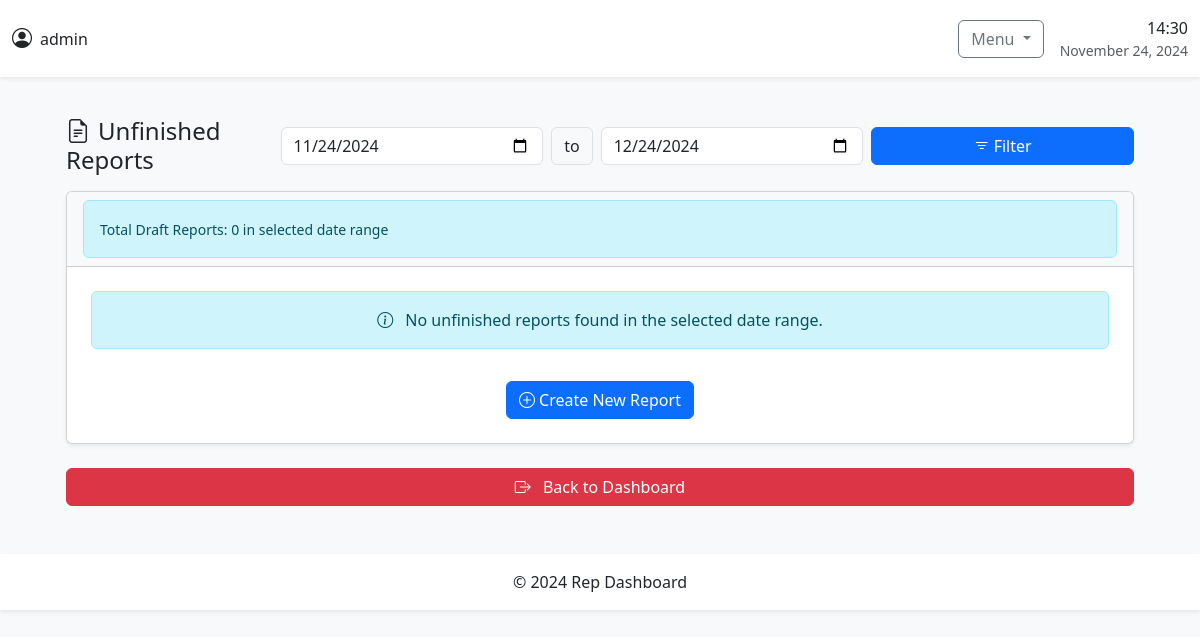
Before: /track-n-trace/reports/unfinished/ (signed in) with the older database file.
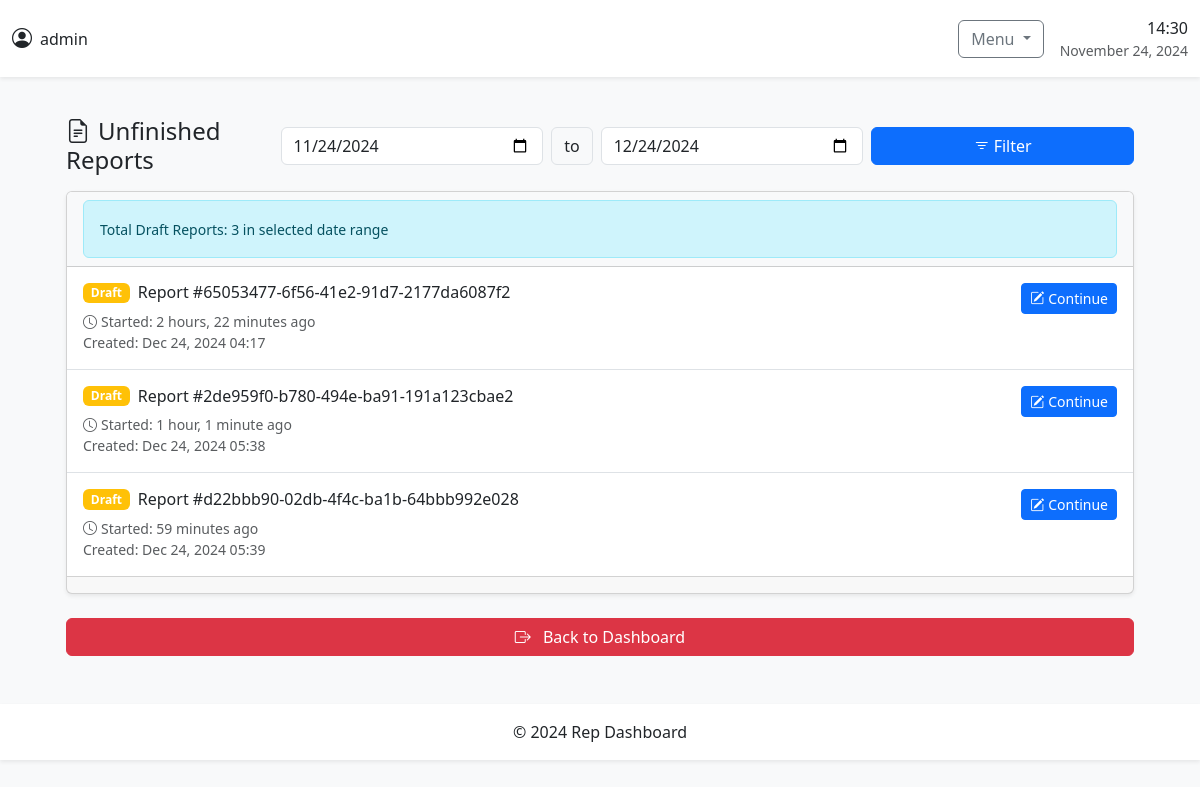
After: the same page with the newer database file.
### reptrack_trace/models.py (models this page shows, shortened)
class Report(models.Model):
    STATUS_CHOICES = [
        ('draft', 'Draft'),
        ('submitted', 'Submitted')
    ]
    id = models.UUIDField(primary_key=True, default=uuid.uuid4, editable=False)
    representative = models.ForeignKey(User, on_delete=models.CASCADE)
    shop = models.ForeignKey(Shop, on_delete=models.CASCADE)
    product = models.ForeignKey(Product, on_delete=models.CASCADE)
    shop_current_quantity = models.IntegerField()
    needs_topup = models.BooleanField()
    desired_quantity = models.IntegerField(null=True, blank=True)
    topup_quantity = models.IntegerField(null=True, blank=True)
    shop_photo = models.ImageField(upload_to='shop_photos/')
    shop_comments = models.TextField(blank=True)
    shop_store_manager_confirmed = models.BooleanField(default=False)
    shop_store_current_quantity = models.IntegerField(null=True, blank=True)
    shop_store_has_sufficient_stock = models.BooleanField(null=True)
    quantity_taken_from_shop_store = models.IntegerField(null=True, blank=True)
    remaining_shop_store_quantity = models.IntegerField(null=True, blank=True)
    shop_store_photo = models.ImageField(upload_to='shop_store_photos/', null=True, blank=True)
    shop_store_comments = models.TextField(blank=True)
    store = models.ForeignKey(Store, on_delete=models.CASCADE, null=True, blank=True)
    store_current_quantity = models.IntegerField(null=True, blank=True)
    quantity_taken_from_store = models.IntegerField(null=True, blank=True)
    remaining_store_quantity = models.IntegerField(null=True, blank=True)
    store_photo = models.ImageField(upload_to='store_photos/', null=True, blank=True)
    store_comments = models.TextField(blank=True)
    main_store = models.ForeignKey(MainStore, on_delete=models.CASCADE, null=True, blank=True)
    main_store_quantity = models.IntegerField(null=True, blank=True)
    quantity_taken_from_main_store = models.IntegerField(null=True, blank=True)
    remaining_main_store_quantity = models.IntegerField(null=True, blank=True)
    main_store_photo = models.ImageField(upload_to='main_store_photos/', null=True, blank=True)
    main_store_comments = models.TextField(blank=True)
    quantity_taken_from_main = models.IntegerField(null=True, blank=True)
    final_shop_quantity = models.IntegerField(null=True, blank=True)
    final_store_quantity = models.IntegerField(null=True, blank=True)
    status = models.CharField(max_length=20, choices=STATUS_CHOICES, default='draft')
    created_at = models.DateTimeField(auto_now_add=True)
    updated_at = models.DateTimeField(auto_now=True)
    submitted_at = models.DateTimeField(null=True, blank=True)
    class Meta:
        ordering = ['-created_at']

### reptrack_trace/views.py (the view)
# urls.py: path('reports/unfinished/', views.UnfinishedReportsView.as_view(), name='unfinished_reports'),
class UnfinishedReportsView(LoginRequiredMixin, ListView):
    model = Report
    template_name = 'reports/unfinished_reports.html'
    context_object_name = 'unfinished_reports'
    paginate_by = 10
    def get_date_range(self):
        today = timezone.now()
        default_start = (today - timedelta(days=30)).strftime('%Y-%m-%d')
        default_end = today.strftime('%Y-%m-%d')
        start_date = self.request.GET.get('start_date', default_start)
        end_date = self.request.GET.get('end_date', default_end)
        try:
            start = datetime.strptime(start_date, '%Y-%m-%d')
            end = datetime.strptime(end_date, '%Y-%m-%d') + timedelta(days=1)
            if start > end:
                start = datetime.strptime(default_start, '%Y-%m-%d')
                end = datetime.strptime(default_end, '%Y-%m-%d') + timedelta(days=1)
                messages.warning(self.request, 'Invalid date range. Using default range.')
        except ValueError:
            start = datetime.strptime(default_start, '%Y-%m-%d')
            end = datetime.strptime(default_end, '%Y-%m-%d') + timedelta(days=1)
            messages.warning(self.request, 'Invalid date format. Using default range.')
        return start, end, start_date, end_date
    def get_queryset(self):
        queryset = Report.objects.filter(status='draft')
        if self.request.user.role == User.REPRESENTATIVE:
            queryset = queryset.filter(representative=self.request.user)
        start, end, _, _ = self.get_date_range()
        queryset = queryset.filter(
            created_at__gte=start,
            created_at__lt=end
        )
        return queryset.order_by('created_at')
    def get_context_data(self, **kwargs):
        context = super().get_context_data(**kwargs)
        _, _, start_date, end_date = self.get_date_range()
        context.update({
            'start_date': start_date,
            'end_date': end_date,
            'default_start_date': (timezone.now() - timedelta(days=30)).strftime('%Y-%m-%d'),
            'default_end_date': timezone.now().strftime('%Y-%m-%d'),
            'total_drafts': self.get_queryset().count()
        })
        return context

### core/templates/reports/unfinished_reports.html (shortened to what this page needs)
{% extends 'base.html' %}
{% load static %}
{% block content %}
<div class="container-fluid px-3 px-md-4 mt-3">
    <div class="d-flex flex-column flex-md-row justify-content-between align-items-start align-items-md-center mb-3 gap-3">
        <h2 class="h4 mb-0">
            <i class="bi bi-file-earmark-text me-2"></i>Unfinished Reports
        </h2>
        <form id="dateRangeForm" method="get" class="w-100 w-md-auto">
            <div class="input-group flex-nowrap">
                <div class="d-flex flex-column flex-md-row w-100 gap-2">
                    <input type="date"
                           name="start_date"
                           class="form-control"
                           value="{{ start_date }}"
                           max="{{ default_end_date }}"
                           aria-label="Start date">
                    <span class="input-group-text d-none d-md-block">to</span>
                    <input type="date"
                           name="end_date"
                           class="form-control"
                           value="{{ end_date }}"
                           max="{{ default_end_date }}"
                           aria-label="End date">
                    <button type="submit" class="btn btn-primary w-100 w-md-auto">
                        <i class="bi bi-filter me-1"></i>Filter
                    </button>
                </div>
            </div>
        </form>
    </div>
    <div class="card shadow-sm mb-4">
        <div class="card-header bg-light">
            <div class="alert alert-info mb-0" role="alert">
                <small>Total Draft Reports: {{ total_drafts }} in selected date range</small>
            </div>
        </div>
        {% if unfinished_reports %}
        <div class="list-group list-group-flush">
            {% for report in unfinished_reports %}
            <div class="list-group-item list-group-item-action py-3">
                <div class="d-flex flex-column flex-md-row justify-content-between gap-2">
                    <div>
                        <div class="d-flex align-items-center mb-2">
                            <span class="badge bg-warning me-2">Draft</span>
                            <h6 class="mb-0">Report #{{ report.id }}</h6>
                        </div>
                        <div class="text-muted small">
                            <div><i class="bi bi-clock me-1"></i>Started: {{ report.created_at|timesince }} ago</div>
                            <div>Created: {{ report.created_at|date:"M d, Y H:i" }}</div>
                        </div>
                    </div>
                    <div class="d-grid d-md-block">
                        <a href="{% url 'reptrack_trace:report-update' report.id %}"
                           class="btn btn-primary btn-sm w-100 w-md-auto">
                            <i class="bi bi-pencil-square me-1"></i>Continue
                        </a>
                    </div>
                </div>
            </div>
            {% endfor %}
        </div>
        <div class="card-footer">
        </div>
        {% else %}
        <div class="card-body text-center p-4">
            <div class="alert alert-info" role="alert">
                <i class="bi bi-info-circle me-2"></i>
                No unfinished reports found in the selected date range.
            </div>
            <a href="{% url 'reptrack_trace:report-create' %}" class="btn btn-primary mt-3">
                <i class="bi bi-plus-circle me-1"></i>Create New Report
            </a>
        </div>
        {% endif %}
    </div>
    <div class="d-grid mb-4">
        <form action="{% url 'reptrack_trace:home' %}" method="post" class="w-100">
            <button type="submit" class="btn btn-danger w-100">
                <i class="bi bi-box-arrow-right me-2"></i>
                Back to Dashboard
            </button>
        </form>
    </div>
</div>
{% endblock %}

Changed rows visible on the page:
added Report: id "65053477-6f56-41e2-91d7-2177da6087f2", created_at "2 hours, 22 minutes", created_at "Dec 24, 2024 04:17"
added Report: id "2de959f0-b780-494e-ba91-191a123cbae2", created_at "1 hour, 1 minute", created_at "Dec 24, 2024 05:38"
added Report: id "d22bbb90-02db-4f4c-ba1b-64bbb992e028", created_at "59 minutes", created_at "Dec 24, 2024 05:39"
Other visible differences:
{{ total_drafts }}: "0" → "3"
text no longer shown: "No unfinished reports found in the selected date range. Create New Report"
